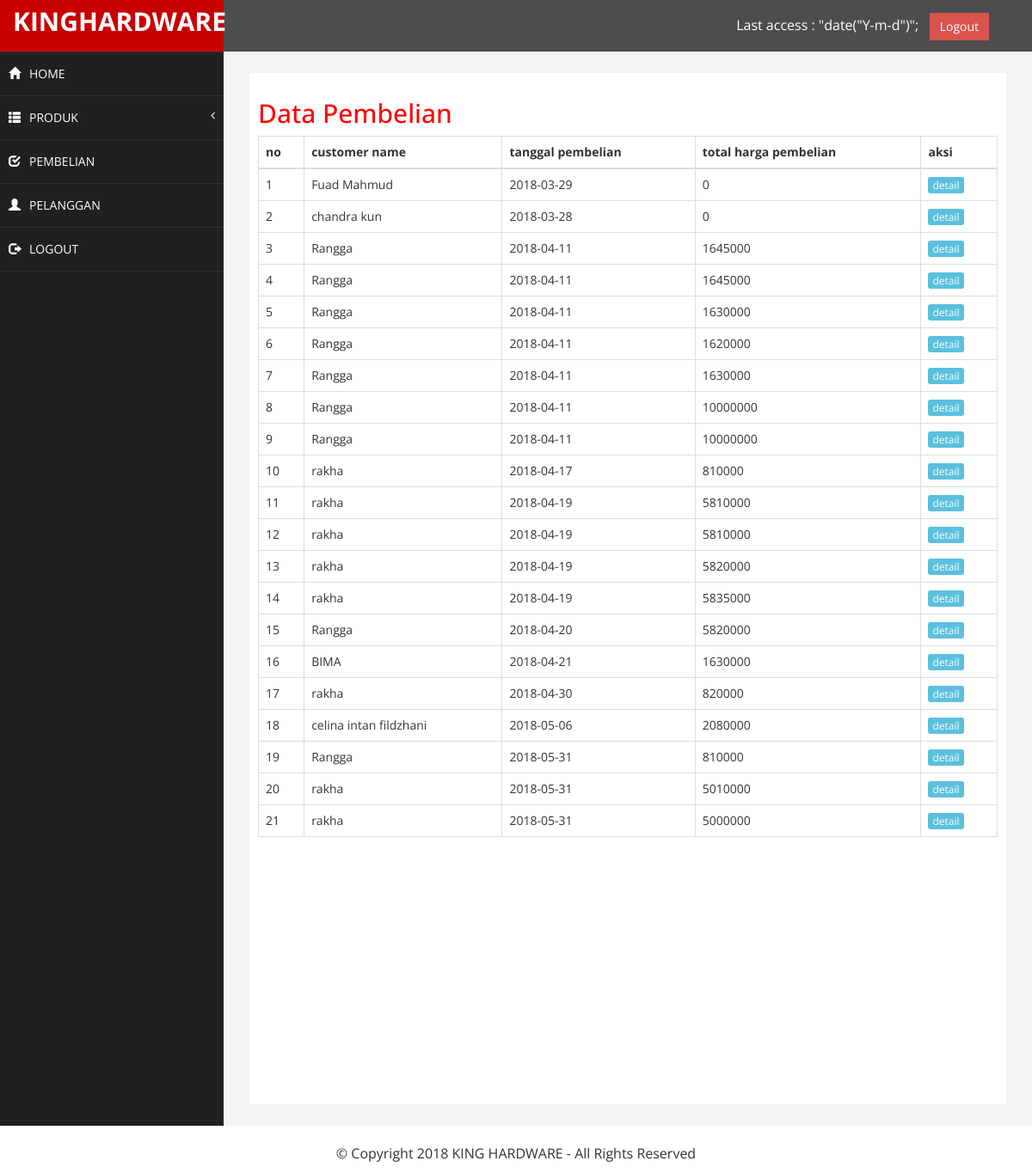
The app's page /Admin/index.php?halaman=pembelian (signed in) with its own data.
### tables this page shows
CREATE TABLE `tabel_pembelian` (
  `id_pembelian` int(11) NOT NULL,
  `id_pelanggan` int(11) NOT NULL,
  `id_ongkir` int(5) NOT NULL,
  `tanggal_pembelian` date NOT NULL,
  `total_pembelian` int(11) NOT NULL
);

CREATE TABLE `pelanggan` (
  `id_pelanggan` int(11) NOT NULL,
  `nama_pelanggan` varchar(30) NOT NULL,
  `email_pelanggan` varchar(50) NOT NULL,
  `password_pelanggan` varchar(100) NOT NULL,
  `alamat_pelanggan` text,
  `telepon_pelanggan` int(20) DEFAULT NULL
);

### Admin/pembelian.php (the view)
<h2>Data Pembelian</h2>
<table class="table table-bordered">
	<thead>
		<tr>
			<th>no</th>
			<th>customer name</th>
			<th>tanggal pembelian</th>
			<th>total harga pembelian</th>
			<th>aksi</th>
		</tr>
	</thead>
	<tbody>
		<?php $nomor=1; ?>
		<?php $ambil=$koneksi->query("SELECT * FROM tabel_pembelian JOIN pelanggan ON tabel_pembelian. id_pelanggan=pelanggan. id_pelanggan"); ?>
		<?php while($pecah = $ambil->fetch_assoc()){ ?>
		<tr>
			<td><?php echo $nomor; ?></td>
			<td><?php echo $pecah['nama_pelanggan']; ?></td>
			<td><?php echo $pecah['tanggal_pembelian']; ?></td>
			<td><?php echo $pecah['total_pembelian']; ?></td>
			<td>
			<a href="index.php?halaman=detail&id=<?php echo $pecah['id_pembelian']; ?>" class="btn-xs btn-info">detail</a>
			</td>
		</tr>
		<?php $nomor++; ?>
		<?php } ?>
	</tbody>
</table>

### Admin/assets/css/custom.css (style rules this page uses)
body { font-family: 'Open Sans', sans-serif; }
h2 { color: #f00; }

### records on screen
tabel_pembelian: id_pelanggan.nama_pelanggan "Fuad Mahmud", tanggal_pembelian "2018-03-29", total_pembelian "0"
tabel_pembelian: id_pelanggan.nama_pelanggan "chandra kun", tanggal_pembelian "2018-03-28", total_pembelian "0"
tabel_pembelian: id_pelanggan.nama_pelanggan "Rangga", tanggal_pembelian "2018-04-11", total_pembelian "1645000"
tabel_pembelian: id_pelanggan.nama_pelanggan "Rangga", tanggal_pembelian "2018-04-11", total_pembelian "1645000"
tabel_pembelian: id_pelanggan.nama_pelanggan "Rangga", tanggal_pembelian "2018-04-11", total_pembelian "1630000"
tabel_pembelian: id_pelanggan.nama_pelanggan "Rangga", tanggal_pembelian "2018-04-11", total_pembelian "1620000"
tabel_pembelian: id_pelanggan.nama_pelanggan "Rangga", tanggal_pembelian "2018-04-11", total_pembelian "1630000"
tabel_pembelian: id_pelanggan.nama_pelanggan "Rangga", tanggal_pembelian "2018-04-11", total_pembelian "10000000"
tabel_pembelian: id_pelanggan.nama_pelanggan "Rangga", tanggal_pembelian "2018-04-11", total_pembelian "10000000"
tabel_pembelian: id_pelanggan.nama_pelanggan "rakha", tanggal_pembelian "2018-04-17", total_pembelian "810000"
tabel_pembelian: id_pelanggan.nama_pelanggan "rakha", tanggal_pembelian "2018-04-19", total_pembelian "5810000"
tabel_pembelian: id_pelanggan.nama_pelanggan "rakha", tanggal_pembelian "2018-04-19", total_pembelian "5810000"
tabel_pembelian: id_pelanggan.nama_pelanggan "rakha", tanggal_pembelian "2018-04-19", total_pembelian "5820000"
tabel_pembelian: id_pelanggan.nama_pelanggan "rakha", tanggal_pembelian "2018-04-19", total_pembelian "5835000"
tabel_pembelian: id_pelanggan.nama_pelanggan "Rangga", tanggal_pembelian "2018-04-20", total_pembelian "5820000"
tabel_pembelian: id_pelanggan.nama_pelanggan "BIMA", tanggal_pembelian "2018-04-21", total_pembelian "1630000"
tabel_pembelian: id_pelanggan.nama_pelanggan "rakha", tanggal_pembelian "2018-04-30", total_pembelian "820000"
tabel_pembelian: id_pelanggan.nama_pelanggan "celina intan fildzhani", tanggal_pembelian "2018-05-06", total_pembelian "2080000"
tabel_pembelian: id_pelanggan.nama_pelanggan "Rangga", tanggal_pembelian "2018-05-31", total_pembelian "810000"
tabel_pembelian: id_pelanggan.nama_pelanggan "rakha", tanggal_pembelian "2018-05-31", total_pembelian "5010000"
tabel_pembelian: id_pelanggan.nama_pelanggan "rakha", tanggal_pembelian "2018-05-31", total_pembelian "5000000"
